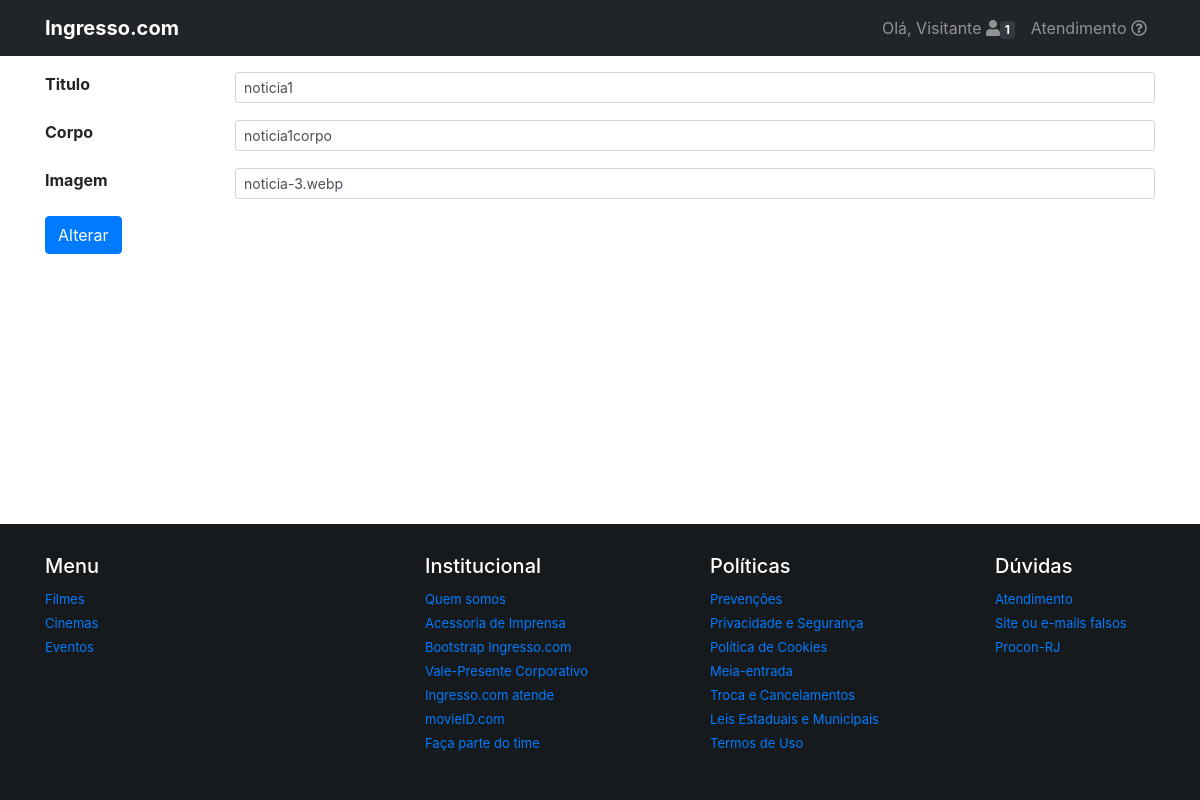
The page /noticia/edita_noticia/22/ on the database its author committed.
### noticia/models.py (models this page shows, shortened)
class Noticia(models.Model):
    titulo = models.CharField(max_length=70,db_index=True,unique=True)
    slug = models.SlugField(max_length=70)
    corpo = models.CharField(max_length=200,unique=True)
    imagem = models.CharField(max_length=70,blank=True)
    class Meta:
        db_table='noticia'

### noticia/views.py (the view)
# urls.py: path('edita_noticia/<int:id>/', views.edita_noticia, name='edita_noticia'),
def edita_noticia(request,id):
    noticia=get_object_or_404(Noticia,pk=id)
    noticia_form=NoticiaForm(instance=noticia)
    request.session['noticia_id']=id#chaves diferentes para evitar bugs
    return render(request,'noticia/cadastro_noticia.html',{'form':noticia_form})

### noticia/forms.py
class NoticiaForm(forms.ModelForm):
    class Meta:
        model=Noticia
        fields=('titulo','corpo','imagem')
    def __init__(self,*args,**kwargs):
        super().__init__(*args,**kwargs)
        self.fields['titulo'].error_messages={'required':'Campo obrigatório',
            'unique':'Registro Duplicado'}
        self.fields['titulo'].widget.attrs.update({'class':'form-control form-control-sm'})
        self.fields['corpo'].error_messages = {'required': 'Campo obrigatório',
                                                'unique': 'Registro Duplicado'}
        self.fields['corpo'].widget.attrs.update({'class': 'form-control form-control-sm'})
        self.fields['imagem'].error_messages = {'required': 'Campo obrigatório',
                                                'unique': 'Registro Duplicado'}
        self.fields['imagem'].widget.attrs.update({'class': 'form-control form-control-sm'})
        self.fields['imagem'].validators=[
            RegexValidator(regex='.+\.(jpg|png|gif|bmp|webp)$', message='Nome inválido.')
        ]
        self.fields['imagem'].required=True

### noticia/templates/noticia/cadastro_noticia.html (shortened to what this page needs)
{% extends "base.html" %}
{% load static %}
{% block corpo %}
<header>
        <nav class="navbar navbar-dark navbar-expand-md fixed-top" style="background-color: #212529;">
            <div class="container">
                <a href="../../" class="navbar-brand font-weight-bold">Ingresso.com</a>
                <div id="menu" class="collapse navbar-collapse">
                    <div class="navbar-nav ml-auto">
                        <a data-toggle="popover" data-html="true" title="<a href='#'>Meus pedidos</a>"
                            data-content="<a href='#'>Dados Pessoais</a><br><a href='#'>Formas de Pagamento</a><br><a href='#'>Sair da conta</a>"
                            data-placement="bottom" class="nav-item nav-link" href="#">Olá, Visitante <i
                                class="fas fa-user"></i><span class="badge badge-dark">1</span>
                            <span class="sr-only">unread messages</span></a>
                        <a class="nav-item nav-link" href="../atendimento/">Atendimento <i class="far fa-question-circle"></i></a>
                    </div>
                </div>
            </div>
        </nav>
    </header>
    <form action="{% url 'noticia:cadastro_noticia' %}" method="post" class="pb-4 mt-5 pt-4 container" novalidate>
            <div class="row mb-3">
                <label class="col-2 font-weight-bold">Titulo</label>
                <div class="col-10">
                    {{form.titulo}}
                </div>
            </div>
            <div class="row mb-3">
                <label class="col-2 font-weight-bold">Corpo</label>
                <div class="col-10">
                    {{form.corpo}}
                </div>
            </div>
            <div class="row mb-3">
                <label class="col-2 font-weight-bold">Imagem</label>
                <div class="col-10">
                    {{form.imagem}}
                </div>
            </div>
            <button id="botao" type="submit" class="btn btn-primary">
                {% if 'noticia_id' in request.session %}
                Alterar
                {% else %}
                Cadastrar
                {% endif %}
            </button>
    </form>
{% endblock %}

### static/css/all.css (style rules this page uses)
.fa, .fas, .far, .fal, .fad, .fab { -moz-osx-font-smoothing: grayscale; -webkit-font-smoothing: antialiased; display: inline-block; font-style: normal; font-variant: normal; text-rendering: auto; line-height: 1; }
.fa-question-circle:before { content: "\f059"; }
.fa-user:before { content: "\f007"; }
.far { font-family: 'Font Awesome 5 Free'; font-weight: 400; }
.fa, .fas { font-family: 'Font Awesome 5 Free'; font-weight: 900; }

### rows shown on the page
Noticia: titulo "noticia1", corpo "noticia1corpo", imagem "noticia-3.webp"
